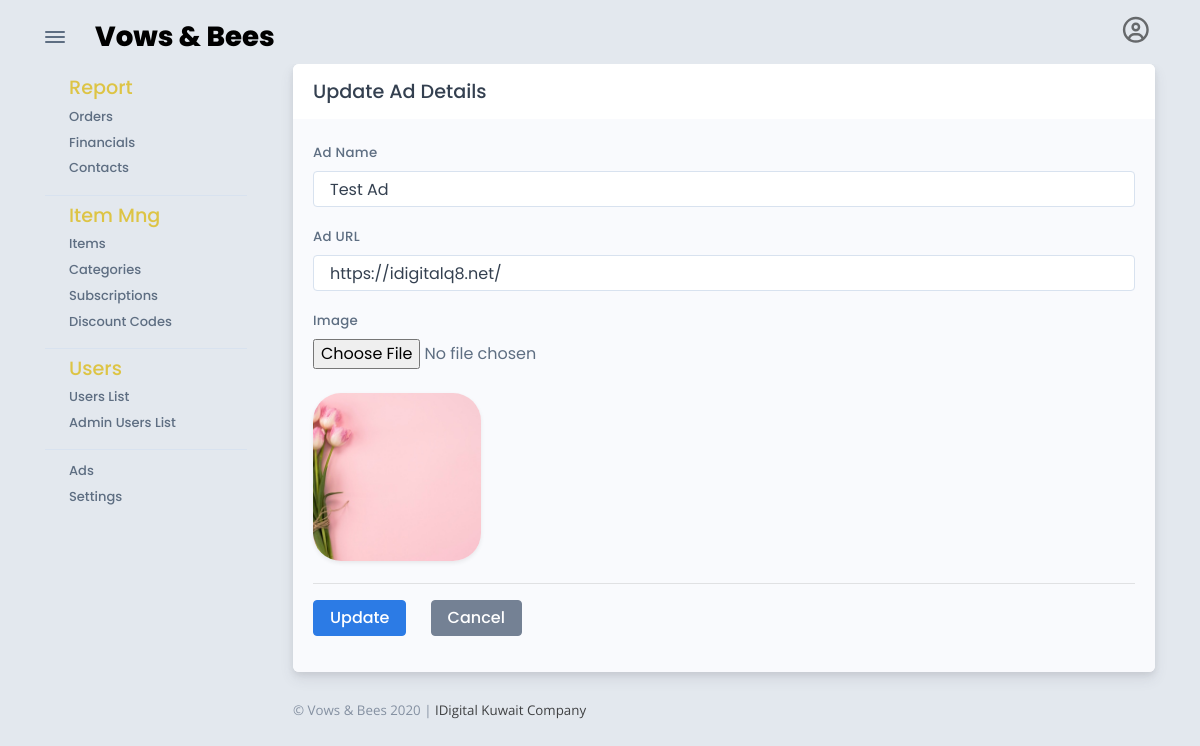
The app's page /admin/edit_ad.php?edit=4 (signed in) with its own data.
### tables this page shows
CREATE TABLE `ads` (
  `ad_id` int(11) NOT NULL,
  `ad_name` varchar(50) NOT NULL,
  `ad_url` varchar(1000) NOT NULL,
  `ad_img` text NOT NULL,
  `status` varchar(5) NOT NULL
);

### admin/edit_ad_form.php (the view, shortened to what this page needs)
<form action="" method="POST" enctype="multipart/form-data">
<?php global $db_connect;
if(isset($_GET['edit'])) {
  $ad_id = $_GET['edit'];
  $query = "SELECT * FROM ads WHERE ad_id = $ad_id";
  $select_results = mysqli_query($db_connect, $query);
  while($row = mysqli_fetch_assoc($select_results)) {
    $ad_name = $row['ad_name'];
    $img = $row['ad_img'];
    $ad_url = $row['ad_url'];
    ?>
  <div class="form-group">
    <label for="ad_name">Ad Name</label>
    <input class="form-control" id="ad_name" name="ad_name" type="text" placeholder="Ad Name" value="<?php if(isset($ad_name)) {echo $ad_name;}?>">
  </div>
  <div class="form-group">
    <label for="ad_url">Ad URL</label>
    <input class="form-control" id="ad_url" name="ad_url" type="text" placeholder="Ad URL" value="<?php if(isset($ad_url)) {echo $ad_url;}?>">
  </div>
  <div class="form-group">
    <label for="img">Image</label>
    <input class="form-control-file" id="img" name="img" type="file">
    <br>
    <?php if(isset($img)&&!empty($img)) {echo "
    <div class='avatar avatar-5xl'>
      <img class='rounded-soft shadow-sm' src='../assets/ser_images/".$img."'"." alt=''>
    </div>";}?>
  </div>
<?php }} ?>
<hr>
<button class="btn btn-primary mb-3" type="submit" name="edit_ads_submit">Update</button>
<input class="btn btn-secondary mb-3" type="button" onclick="history.back()" value="Cancel" style="margin-left: 20px;">
</form>

### records on screen
ads: ad_name "Test Ad", ad_url "https://idigitalq8.net/", ad_img (picture)
